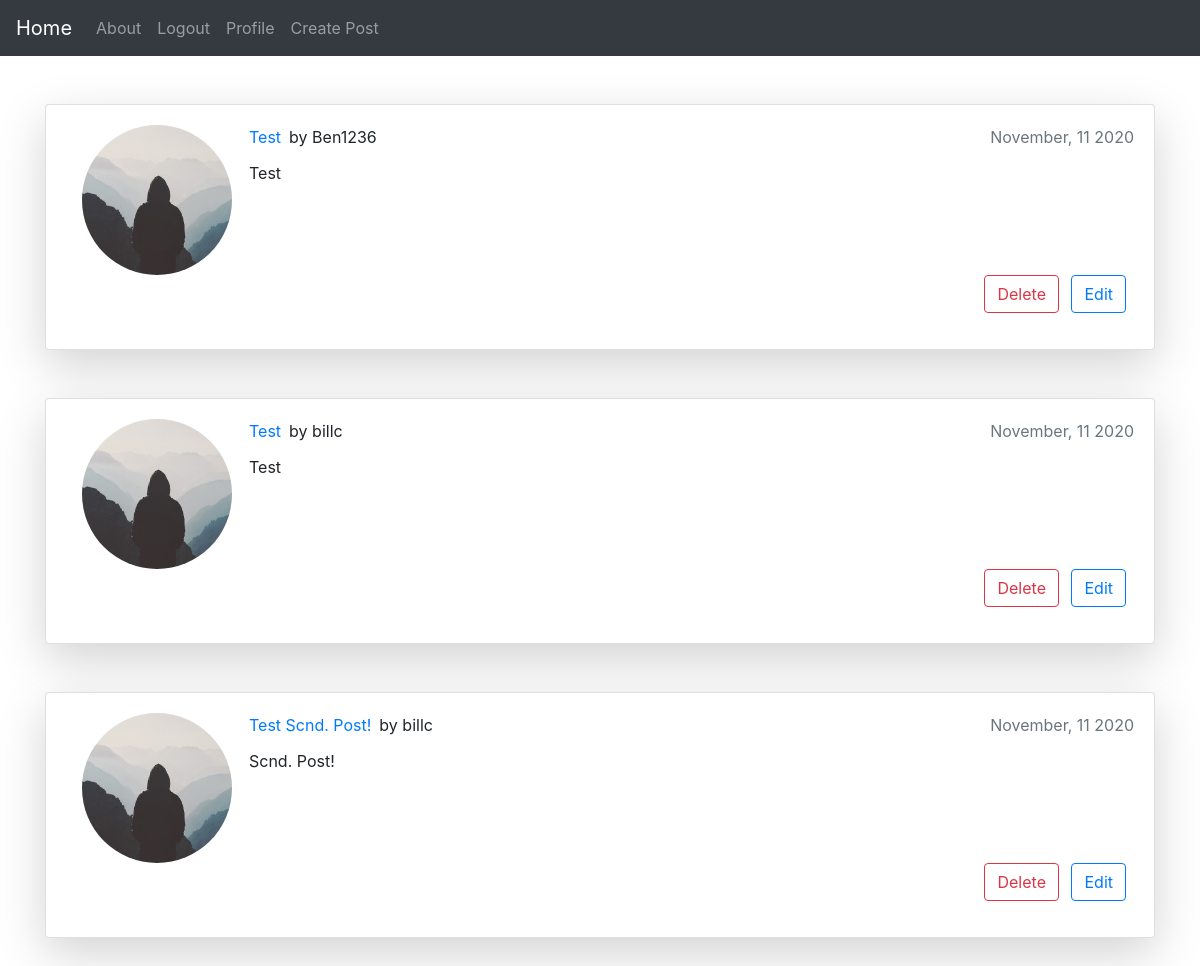
The app's page / (signed in) with its own data.
### posts/models.py (models this page shows, shortened)
class Post(models.Model):
    title = models.CharField(max_length=100)
    content = RichTextField(blank=True,null=True)
    created_at = models.DateTimeField(default=timezone.now)
    author = models.ForeignKey(User,on_delete=models.CASCADE)

### users/models.py (models this page shows, shortened)
class Profile(models.Model):
    user = models.OneToOneField(User,on_delete=models.CASCADE)
    image = models.ImageField(default="default.jpg",upload_to="profile_pics")

### posts/views.py (the view)
# urls.py: path("",PostListView.as_view(),name="posts-home"),
class PostListView(LoginRequiredMixin,ListView):
    model = Post
    context_object_name = "posts"
    template_name = "posts/home.html"
    ordering = ["-created_at"]

### posts/templates/posts/home.html (shortened to what this page needs)
{% extends "posts/base.html" %}
{% block content %}
<div class="container">
{% for post in posts %}
    <div class="card shadow-lg rounded bg-white mt-5 mb-5">
        <div class="card-body">
          <div class="row">
        <div class="col-2">
       <img class="ml-3 img-fluid" src="{{ user.profile.image.url }}" style="border-radius: 50%;width:150px;" alt="Profile Picture">
       </div>
       <div class="col">
            <div class="card-title d-flex"><a href="{% url 'post-detail' post.id %}">{{ post.title }}</a>
                <span class="ml-2">by {{ post.author.username }}</span>
                <span class="text-muted ml-auto">{{ post.created_at|date:"F, d Y" }}</span>
            </div>
            <div class="card-text">
                {{ post.content|safe }}
            </div>
        </div>
        </div>              <div class="form-group d-flex">
            <div class="ml-auto">
            <a class="btn btn-outline-danger mr-2" href="{% url 'post-delete' post.id %}">Delete</a>
            <a class="btn btn-outline-primary mr-2" href="{% url 'post-update' post.id %}">Edit</a>
        </div>
        </div>
       </div>
    </div>
   {% endfor %}
</div>
{% endblock %}

### records on screen
Post: profile.image (placeholder picture), title "Test", author.username "Ben1236", created_at "November, 11 2020", content "Test"
Post: profile.image (placeholder picture), title "Test", author.username "billc", created_at "November, 11 2020", content "Test"
Post: profile.image (placeholder picture), title "Test Scnd. Post!", author.username "billc", created_at "November, 11 2020", content "Scnd. Post!"
